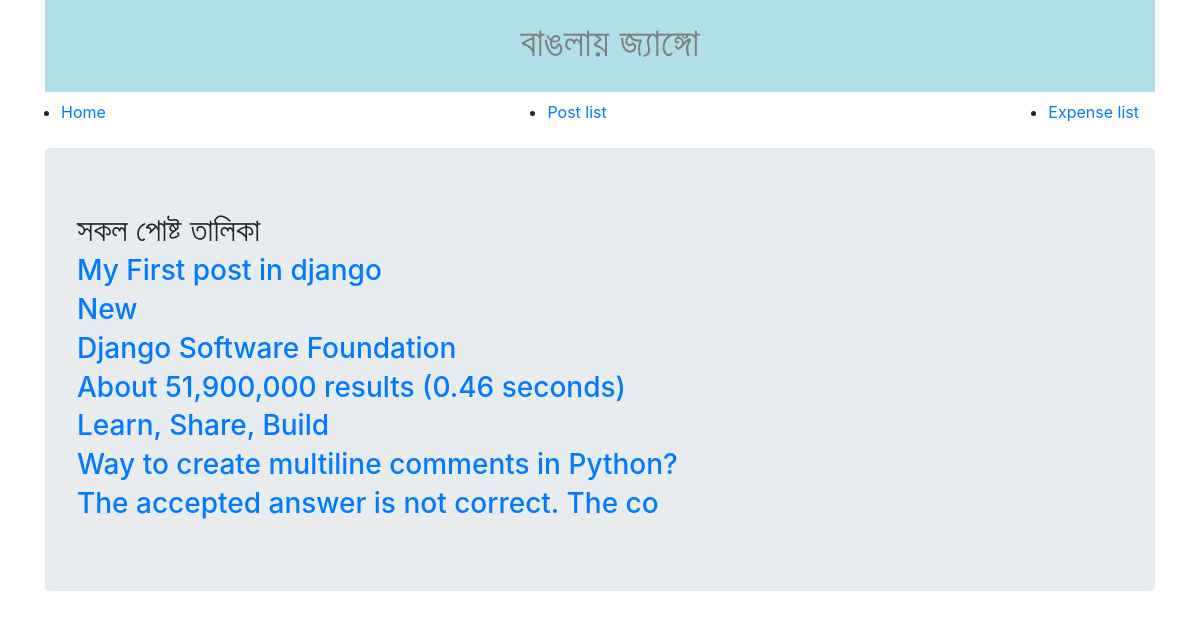
/blog/post-list/, run on the app's committed database.
### blog_post/models.py (models this page shows, shortened)
class Post(models.Model):
    title = models.CharField(max_length=100)
    description = models.TextField()

### blog_post/views.py (the view)
def post_list(request):
    post_list = Post.objects.all()
    return render(request, 'post_list.html', {
        'post_list': post_list
    })

### templates/post_list.html
{% extends 'base.html' %}
{% block content %}
    <h2>সকল পোষ্ট তালিকা</h2>
    {% for post in post_list %}
        <h3><a href="{% url 'single-post' post.pk %}">{{ post.title }}</a> </h3>
    {% endfor %}
{% endblock %}

### data on the page
Post: title "My First post in django"
Post: title "New"
Post: title "Django Software Foundation"
Post: title "About 51,900,000 results (0.46 seconds)"
Post: title "Learn, Share, Build"
Post: title "Way to create multiline comments in Python?"
Post: title "The accepted answer is not correct. The co"
